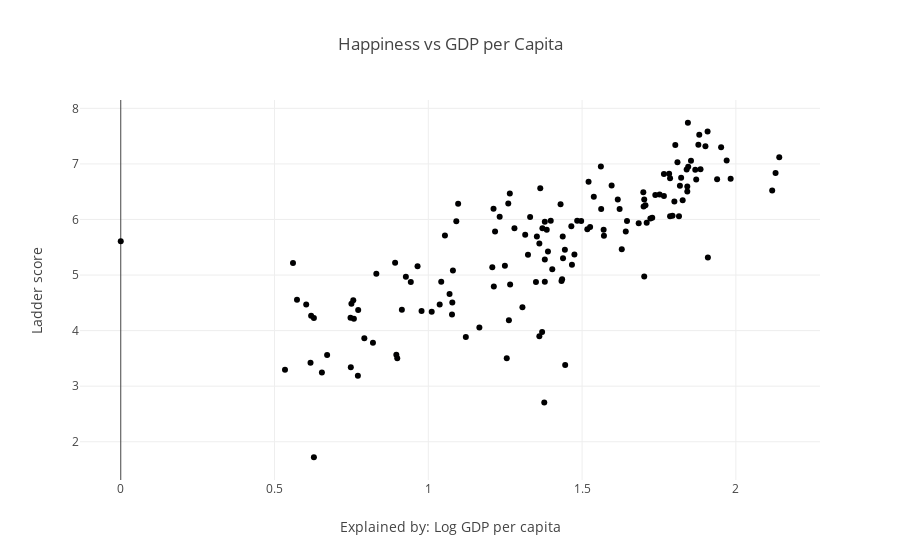

The code cell stored with this chart in its notebook:
### Markdown cell above
### Histogram: Distribution of Happiness Scores
The histogram below shows the distribution of happiness scores (Ladder Score) across all countries. By visualizing this, we can determine if most countries have high or low happiness scores, and whether there are any extreme outliers. This helps us understand the general trend in global happiness and identify any countries with significantly different scores.

### Code cell
# A scatterplot is useful for examining the relationship between two variables. 
# We're exploring if there's any correlation between happiness scores and other factors such as GDP.

fig = px.scatter(df, x="Explained by: Log GDP per capita", y="Ladder score", title="Happiness vs GDP per Capita")
fig.show()

### Figure 1 — Plotly figure (JSON) as saved in the notebook; plotly's stock layout.template omitted (floating-point values rounded to 4 significant figures; data arrays with more than 128 entries replaced by an {"elided": "..."} marker saying what was removed)
{"data": [{"hovertemplate": "Explained by: Log GDP per capita=%{x}<br>Ladder score=%{y}<extra></extra>", "legendgroup": "", "marker": {"color": "#000001", "symbol": "circle"}, "mode": "markers", "name": "", "orientation": "v", "showlegend": false, "type": "scatter", "x": {"elided": "143 float values"}, "xaxis": "x", "y": {"elided": "143 float values"}, "yaxis": "y"}], "layout": {"legend": {"tracegroupgap": 0}, "title": {"text": "Happiness vs GDP per Capita"}, "xaxis": {"anchor": "y", "domain": [0, 1], "title": {"text": "Explained by: Log GDP per capita"}}, "yaxis": {"anchor": "x", "domain": [0, 1], "title": {"text": "Ladder score"}}}}
